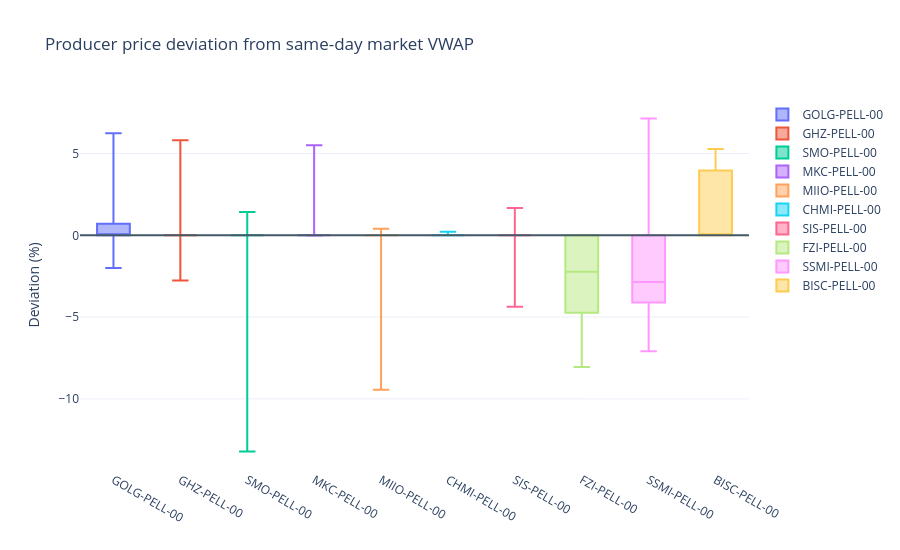

The cell this chart's notebook holds for it:
### Markdown cell above
## 6. The distance of the price of each company from the weighted price of the whole market on the same day
This conversion reduces the effect of the general price trend and is more suitable for recognizing premium or stable discount of companies.

### Code cell
daily_market = (
    daily_company.groupby("date_jalali", as_index=False)
    .agg(price_x_quantity=("price_x_quantity", "sum"), quantity=("quantity", "sum"))
)
daily_market["market_weighted_price"] = daily_market["price_x_quantity"] / daily_market["quantity"]
comparison = daily_company.merge(daily_market[["date_jalali", "market_weighted_price"]], on="date_jalali", how="left")
comparison["company_vs_market_pct"] = 100 * (comparison["weighted_price"] / comparison["market_weighted_price"] - 1)

premium_summary = (
    comparison.groupby("Symbol")["company_vs_market_pct"]
    .agg(["count", "mean", "median", "std", "min", "max"])
    .join(company_profile.set_index("Symbol")[["volume_share_pct"]])
    .sort_values("volume_share_pct", ascending=False)
)
display(premium_summary)

box_symbols = company_profile.head(10)['Symbol']
fig = go.Figure()
for symbol in box_symbols:
    values = comparison.loc[comparison['Symbol'].eq(symbol), 'company_vs_market_pct'].dropna()
    fig.add_trace(go.Box(y=values, name=symbol, boxpoints=False))
fig.add_hline(y=0, line_color='#455A64')
fig.update_layout(title='Producer price deviation from same-day market VWAP',
    yaxis_title='Deviation (%)', height=550, template='plotly_white')
fig.show()

### Figure 1 — Plotly figure (JSON) as saved in the notebook; plotly's stock layout.template omitted (floating-point values rounded to 4 significant figures)
{"data": [{"boxpoints": false, "name": "GOLG-PELL-00", "type": "box", "y": [0.0, 0.0, 0.0, 0.0, -0.1531, 0.0, 0.0, 0.0, 0.0, 0.0, 1.881, 0.0, 1.01, 0.03436, 0.0, 0.02837, -1.999, 0.0, 0.0, 0.0, 0.06762, 0.0, 0.0, 0.0, 0.0, 0.0, 0.0, 1.77, 0.1771, 0.0, 0.0, 0.7478, 3.146, 3.694, 0.7333, 0.4813, 2.04, 0.6169, 0.0, 0.0, 3.497, 0.0, 0.0, 0.0, 0.0, 0.0, 6.236, 0.4107, 1.629, 2.464, 0.9711]}, {"boxpoints": false, "name": "GHZ-PELL-00", "type": "box", "y": [0.0, 0.0, -1.176, -2.02, 0.0, 0.2221, 0.02837, 0.2222, 5.818, 0.0, 0.0, 0.0, 0.0, 0.0, 0.0, 0.0, 0.0, 0.0, 0.0, 0.0, 0.0, 0.0, 0.0, 0.0, 0.03658, 0.0, 0.0, 0.0, 0.0, 0.0, 0.0, 0.0, 0.0, 0.0, 0.0, 0.0, 1.338, -2.768, 0.0, 0.0, 0.0, 0.0, -1.557, 1.532, -0.7478, 2.04, 0.6169, 0.0, 0.4107]}, {"boxpoints": false, "name": "SMO-PELL-00", "type": "box", "y": [0.0, 0.0, 0.0, 0.0, 0.0, 0.0, 0.0, 0.0, 0.0, 0.0, 1.01, 0.0, 1.423, 0.0, -2.676, -4.369, 0.0, -13.22]}, {"boxpoints": false, "name": "MKC-PELL-00", "type": "box", "y": [0.0, 0.0, 0.0, 0.0, -0.01463, 0.0, 0.0, 5.514, 0.0, 0.0, 0.0, 0.0, 0.0]}, {"boxpoints": false, "name": "MIIO-PELL-00", "type": "box", "y": [0.0, 0.0, 0.0, 0.0, 0.0, 0.0, 0.0, 0.0, 0.0, 0.0, 0.0, 0.0, 0.0, 0.0, 0.0, 0.0, 0.0, 0.0, 0.0, 0.0, 0.0, 0.0, -9.438, 0.0, 0.3956, -0.3933, -3.571, 0.0, -8.742, -1.807]}, {"boxpoints": false, "name": "CHMI-PELL-00", "type": "box", "y": [0.2223, 0.06762, 0.0, 0.0, 0.0, 0.0, 0.0, 0.0, 0.0, 0.0, 0.0]}, {"boxpoints": false, "name": "SIS-PELL-00", "type": "box", "y": [0.0, 0.0, 0.0, 0.0, 0.6276, 0.0, 0.0, 0.0, 0.0, 0.0, 0.0, 1.677, -4.37, -4.114]}, {"boxpoints": false, "name": "FZI-PELL-00", "type": "box", "y": [0.0, 0.0, 0.0, 0.0, -2.223, -2.405, -2.221, -2.412, -2.222, -6.664, -4.733, 0.0, 0.0, 0.0, -3.458, -7.544, -8.046, -7.219]}, {"boxpoints": false, "name": "SSMI-PELL-00", "type": "box", "y": [-5.78, -7.094, 0.0, 0.0, 7.143, -4.107, -3.258, -2.464, -3.884, 1.807]}, {"boxpoints": false, "name": "BISC-PELL-00", "type": "box", "y": [0.0, 0.0, 5.284]}], "layout": {"height": 550, "shapes": [{"line": {"color": "#455A64"}, "type": "line", "x0": 0, "x1": 1, "xref": "x domain", "y0": 0, "y1": 0, "yref": "y"}], "title": {"text": "Producer price deviation from same-day market VWAP"}, "yaxis": {"title": {"text": "Deviation (%)"}}}}
